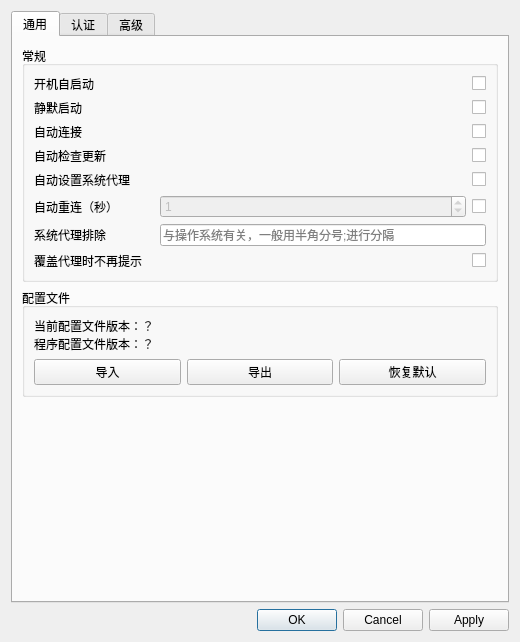
<?xml version="1.0" encoding="UTF-8"?>
<ui version="4.0">
 <class>SettingWindow</class>
 <widget class="QDialog" name="SettingWindow">
  <property name="enabled">
   <bool>true</bool>
  </property>
  <property name="geometry">
   <rect>
    <x>0</x>
    <y>0</y>
    <width>520</width>
    <height>642</height>
   </rect>
  </property>
  <property name="windowTitle">
   <string>设置</string>
  </property>
  <property name="styleSheet">
   <string notr="true"/>
  </property>
  <layout class="QVBoxLayout" name="verticalLayout">
   <item>
    <widget class="QTabWidget" name="tabWidget">
     <property name="locale">
      <locale language="Chinese" country="China"/>
     </property>
     <property name="currentIndex">
      <number>0</number>
     </property>
     <widget class="QWidget" name="generalTab">
      <attribute name="title">
       <string>通用</string>
      </attribute>
      <layout class="QGridLayout">
       <item row="7" column="0">
        <spacer name="commonTabVerticalSpacer">
         <property name="orientation">
          <enum>Qt::Orientation::Vertical</enum>
         </property>
         <property name="sizeHint" stdset="0">
          <size>
           <width>444</width>
           <height>108</height>
          </size>
         </property>
        </spacer>
       </item>
       <item row="3" column="0" rowspan="2">
        <widget class="QGroupBox" name="profileGroup">
         <property name="title">
          <string>配置文件</string>
         </property>
         <layout class="QGridLayout" name="gridLayout_5">
          <item row="1" column="1">
           <widget class="QPushButton" name="exportPushButton">
            <property name="text">
             <string>导出</string>
            </property>
           </widget>
          </item>
          <item row="0" column="0" colspan="3">
           <widget class="QLabel" name="configVersionLabel">
            <property name="text">
             <string>当前配置文件版本：？
程序配置文件版本：？</string>
            </property>
           </widget>
          </item>
          <item row="1" column="2">
           <widget class="QPushButton" name="resetDefaultPushButton">
            <property name="text">
             <string>恢复默认</string>
            </property>
           </widget>
          </item>
          <item row="1" column="0">
           <widget class="QPushButton" name="importPushButton">
            <property name="text">
             <string>导入</string>
            </property>
           </widget>
          </item>
         </layout>
        </widget>
       </item>
       <item row="1" column="0">
        <widget class="QGroupBox" name="commonGroup">
         <property name="title">
          <string>常规</string>
         </property>
         <layout class="QGridLayout" name="gridLayout_7">
          <item row="3" column="2">
           <widget class="QCheckBox" name="checkUpdateAfterStartCheckBox">
            <property name="text">
             <string/>
            </property>
           </widget>
          </item>
          <item row="0" column="2">
           <widget class="QCheckBox" name="autoStartCheckBox">
            <property name="text">
             <string/>
            </property>
           </widget>
          </item>
          <item row="1" column="2">
           <widget class="QCheckBox" name="silentStartCheckBox">
            <property name="text">
             <string/>
            </property>
           </widget>
          </item>
          <item row="5" column="0">
           <widget class="QLabel" name="zjuConnectTabLabel7">
            <property name="text">
             <string>自动重连（秒）</string>
            </property>
           </widget>
          </item>
          <item row="0" column="0">
           <widget class="QLabel" name="commonTabLable4">
            <property name="text">
             <string>开机自启动</string>
            </property>
           </widget>
          </item>
          <item row="5" column="2">
           <widget class="QCheckBox" name="autoReconnectCheckBox">
            <property name="text">
             <string/>
            </property>
            <property name="checked">
             <bool>false</bool>
            </property>
           </widget>
          </item>
          <item row="0" column="1" rowspan="6">
           <spacer name="horizontalSpacer_3">
            <property name="orientation">
             <enum>Qt::Orientation::Horizontal</enum>
            </property>
            <property name="sizeHint" stdset="0">
             <size>
              <width>0</width>
              <height>0</height>
             </size>
            </property>
           </spacer>
          </item>
          <item row="7" column="1" colspan="2">
           <widget class="QLineEdit" name="systemProxyBypassLineEdit">
            <property name="placeholderText">
             <string>与操作系统有关，一般用半角分号;进行分隔</string>
            </property>
           </widget>
          </item>
          <item row="1" column="0">
           <widget class="QLabel" name="commonTabLabelSilentStart">
            <property name="text">
             <string>静默启动</string>
            </property>
           </widget>
          </item>
          <item row="2" column="0">
           <widget class="QLabel" name="commonTabLable5">
            <property name="text">
             <string>自动连接</string>
            </property>
           </widget>
          </item>
          <item row="7" column="0">
           <widget class="QLabel" name="zjuConnectTabLabel11">
            <property name="text">
             <string>系统代理排除</string>
            </property>
           </widget>
          </item>
          <item row="3" column="0">
           <widget class="QLabel" name="commonTabLable6">
            <property name="text">
             <string>自动检查更新</string>
            </property>
           </widget>
          </item>
          <item row="4" column="2">
           <widget class="QCheckBox" name="autoSetProxyCheckBox">
            <property name="text">
             <string/>
            </property>
           </widget>
          </item>
          <item row="2" column="2">
           <widget class="QCheckBox" name="connectAfterStartCheckBox">
            <property name="text">
             <string/>
            </property>
           </widget>
          </item>
          <item row="4" column="0">
           <widget class="QLabel" name="commonTabLable4_2">
            <property name="text">
             <string>自动设置系统代理</string>
            </property>
           </widget>
          </item>
          <item row="5" column="1">
           <widget class="QSpinBox" name="reconnectTimeSpinBox">
            <property name="enabled">
             <bool>false</bool>
            </property>
            <property name="maximum">
             <number>86400</number>
            </property>
            <property name="value">
             <number>1</number>
            </property>
           </widget>
          </item>
          <item row="8" column="0">
           <widget class="QLabel" name="commonTabLabelSuppressProxyWarning">
            <property name="text">
             <string>覆盖代理时不再提示</string>
            </property>
           </widget>
          </item>
          <item row="8" column="2">
           <widget class="QCheckBox" name="suppressProxyOverrideWarningCheckBox">
            <property name="text">
             <string/>
            </property>
           </widget>
          </item>
          <item row="9" column="0">
           <spacer name="horizontalSpacer_4">
            <property name="orientation">
             <enum>Qt::Orientation::Horizontal</enum>
            </property>
            <property name="sizeType">
             <enum>QSizePolicy::Policy::Preferred</enum>
            </property>
            <property name="sizeHint" stdset="0">
             <size>
              <width>120</width>
              <height>0</height>
             </size>
            </property>
           </spacer>
          </item>
         </layout>
        </widget>
       </item>
      </layout>
     </widget>
     <widget class="QWidget" name="loginTab">
      <attribute name="title">
       <string>认证</string>
      </attribute>
      <layout class="QGridLayout" name="gridLayout_9">
       <item row="6" column="0">
        <spacer name="verticalSpacer_2">
         <property name="orientation">
          <enum>Qt::Orientation::Vertical</enum>
         </property>
         <property name="sizeHint" stdset="0">
          <size>
           <width>20</width>
           <height>40</height>
          </size>
         </property>
        </spacer>
       </item>
       <item row="1" column="0">
        <widget class="QGroupBox" name="commonGroupBox">
         <property name="title">
          <string>通用</string>
         </property>
         <layout class="QGridLayout" name="commonLayout">
          <item row="1" column="1">
           <widget class="QLineEdit" name="serverAddressLineEdit">
            <property name="text">
             <string>trust.hitsz.edu.cn</string>
            </property>
           </widget>
          </item>
          <item row="0" column="1" colspan="4">
           <layout class="QHBoxLayout" name="protocolLayout">
            <item>
             <widget class="QRadioButton" name="atrustRadioButton">
              <property name="text">
               <string>aTrust</string>
              </property>
              <property name="checked">
               <bool>true</bool>
              </property>
             </widget>
            </item>
            <item>
             <widget class="QRadioButton" name="easyconnectRadioButton">
              <property name="text">
               <string>EasyConnect</string>
              </property>
             </widget>
            </item>
           </layout>
          </item>
          <item row="2" column="1" colspan="4">
           <widget class="QLineEdit" name="usernameLineEdit">
            <property name="placeholderText">
             <string>VPN 账号</string>
            </property>
           </widget>
          </item>
          <item row="2" column="0">
           <widget class="QLabel" name="commonTabLable2">
            <property name="text">
             <string>账号</string>
            </property>
           </widget>
          </item>
          <item row="3" column="0">
           <widget class="QLabel" name="commonTabLable3">
            <property name="text">
             <string>密码</string>
            </property>
           </widget>
          </item>
          <item row="1" column="3" colspan="2">
           <widget class="QSpinBox" name="serverPortSpinBox">
            <property name="maximum">
             <number>65535</number>
            </property>
            <property name="value">
             <number>443</number>
            </property>
           </widget>
          </item>
          <item row="1" column="2">
           <widget class="QLabel" name="label">
            <property name="text">
             <string>:</string>
            </property>
           </widget>
          </item>
          <item row="1" column="0">
           <widget class="QLabel" name="zjuConnectTabLabel1">
            <property name="text">
             <string>服务器地址</string>
            </property>
           </widget>
          </item>
          <item row="0" column="0">
           <widget class="QLabel" name="protocolLabel">
            <property name="text">
             <string>协议</string>
            </property>
           </widget>
          </item>
          <item row="3" column="4">
           <widget class="QCheckBox" name="passwordVisibleCheckBox">
            <property name="sizePolicy">
             <sizepolicy hsizetype="Fixed" vsizetype="Fixed">
              <horstretch>0</horstretch>
              <verstretch>0</verstretch>
             </sizepolicy>
            </property>
            <property name="text">
             <string/>
            </property>
           </widget>
          </item>
          <item row="3" column="1" colspan="3">
           <widget class="QLineEdit" name="passwordLineEdit">
            <property name="echoMode">
             <enum>QLineEdit::EchoMode::Password</enum>
            </property>
            <property name="placeholderText">
             <string>VPN 密码</string>
            </property>
           </widget>
          </item>
         </layout>
        </widget>
       </item>
       <item row="5" column="0">
        <widget class="QGroupBox" name="extraAuthGroupBox">
         <property name="enabled">
          <bool>false</bool>
         </property>
         <property name="title">
          <string>EasyConnect 认证信息</string>
         </property>
         <layout class="QGridLayout" name="gridLayout">
          <item row="4" column="0">
           <spacer name="horizontalSpacer_5">
            <property name="orientation">
             <enum>Qt::Orientation::Horizontal</enum>
            </property>
            <property name="sizeType">
             <enum>QSizePolicy::Policy::Fixed</enum>
            </property>
            <property name="sizeHint" stdset="0">
             <size>
              <width>120</width>
              <height>0</height>
             </size>
            </property>
           </spacer>
          </item>
          <item row="2" column="1" colspan="2">
           <widget class="QLineEdit" name="certPasswordLineEdit">
            <property name="echoMode">
             <enum>QLineEdit::EchoMode::Password</enum>
            </property>
            <property name="placeholderText">
             <string>可选，证书密码</string>
            </property>
           </widget>
          </item>
          <item row="3" column="3">
           <widget class="QCheckBox" name="totpSecretVisibleCheckBox">
            <property name="sizePolicy">
             <sizepolicy hsizetype="Fixed" vsizetype="Fixed">
              <horstretch>0</horstretch>
              <verstretch>0</verstretch>
             </sizepolicy>
            </property>
            <property name="text">
             <string/>
            </property>
           </widget>
          </item>
          <item row="0" column="1">
           <widget class="QLineEdit" name="certFileLineEdit">
            <property name="placeholderText">
             <string>可选，p12/pfx 证书文件路径</string>
            </property>
           </widget>
          </item>
          <item row="2" column="0">
           <widget class="QLabel" name="certPasswordLabel">
            <property name="text">
             <string>证书密码</string>
            </property>
           </widget>
          </item>
          <item row="2" column="3">
           <widget class="QCheckBox" name="certPasswordVisibleCheckBox">
            <property name="sizePolicy">
             <sizepolicy hsizetype="Fixed" vsizetype="Fixed">
              <horstretch>0</horstretch>
              <verstretch>0</verstretch>
             </sizepolicy>
            </property>
            <property name="text">
             <string/>
            </property>
           </widget>
          </item>
          <item row="3" column="1" colspan="2">
           <widget class="QLineEdit" name="totpSecretLineEdit">
            <property name="echoMode">
             <enum>QLineEdit::EchoMode::Password</enum>
            </property>
            <property name="placeholderText">
             <string>可选，以通过 TOTP 验证器</string>
            </property>
           </widget>
          </item>
          <item row="0" column="2" colspan="2">
           <widget class="QPushButton" name="certFileBrowseButton">
            <property name="text">
             <string>浏览</string>
            </property>
           </widget>
          </item>
          <item row="3" column="0">
           <widget class="QLabel" name="zjuConnectTabLabel6_2">
            <property name="text">
             <string>TOTP 密钥</string>
            </property>
           </widget>
          </item>
          <item row="0" column="0">
           <widget class="QLabel" name="certFileLabel">
            <property name="text">
             <string>证书文件</string>
            </property>
           </widget>
          </item>
         </layout>
        </widget>
       </item>
       <item row="4" column="0">
        <widget class="QGroupBox" name="authInfoGroupBox">
         <property name="title">
          <string>aTrust 认证信息</string>
         </property>
         <layout class="QGridLayout" name="gridLayout_8">
          <item row="6" column="1" colspan="2">
           <layout class="QHBoxLayout" name="horizontalLayout">
            <item>
             <widget class="QLabel" name="label_6">
              <property name="text">
               <string>+</string>
              </property>
             </widget>
            </item>
            <item>
             <widget class="QLineEdit" name="countryCodeLineEdit">
              <property name="enabled">
               <bool>false</bool>
              </property>
              <property name="maximumSize">
               <size>
                <width>45</width>
                <height>16777215</height>
               </size>
              </property>
              <property name="placeholderText">
               <string>国家</string>
              </property>
             </widget>
            </item>
            <item>
             <widget class="QLabel" name="label_7">
              <property name="text">
               <string>-</string>
              </property>
             </widget>
            </item>
            <item>
             <widget class="QLineEdit" name="phoneNumberLineEdit">
              <property name="enabled">
               <bool>false</bool>
              </property>
              <property name="placeholderText">
               <string>手机号码，仅用于短信</string>
              </property>
             </widget>
            </item>
           </layout>
          </item>
          <item row="5" column="1" colspan="2">
           <widget class="QLineEdit" name="loginUrlLineEdit">
            <property name="enabled">
             <bool>false</bool>
            </property>
            <property name="text">
             <string/>
            </property>
            <property name="placeholderText">
             <string>可选，可自动生成，仅用于 CAS/OAuth2</string>
            </property>
           </widget>
          </item>
          <item row="5" column="0">
           <widget class="QLabel" name="label_4">
            <property name="text">
             <string>登录地址</string>
            </property>
           </widget>
          </item>
          <item row="7" column="0">
           <spacer name="horizontalSpacer">
            <property name="orientation">
             <enum>Qt::Orientation::Horizontal</enum>
            </property>
            <property name="sizeType">
             <enum>QSizePolicy::Policy::Preferred</enum>
            </property>
            <property name="sizeHint" stdset="0">
             <size>
              <width>120</width>
              <height>0</height>
             </size>
            </property>
           </spacer>
          </item>
          <item row="3" column="0">
           <widget class="QLabel" name="label_2">
            <property name="text">
             <string>登录域</string>
            </property>
           </widget>
          </item>
          <item row="6" column="0">
           <widget class="QLabel" name="label_5">
            <property name="text">
             <string>手机号码</string>
            </property>
           </widget>
          </item>
          <item row="0" column="2">
           <widget class="QCheckBox" name="manualConfigCheckBox">
            <property name="sizePolicy">
             <sizepolicy hsizetype="Fixed" vsizetype="Fixed">
              <horstretch>0</horstretch>
              <verstretch>0</verstretch>
             </sizepolicy>
            </property>
            <property name="text">
             <string>手动配置</string>
            </property>
           </widget>
          </item>
          <item row="0" column="0" colspan="2">
           <widget class="QPushButton" name="authSelectPushButton">
            <property name="sizePolicy">
             <sizepolicy hsizetype="Expanding" vsizetype="Fixed">
              <horstretch>0</horstretch>
              <verstretch>0</verstretch>
             </sizepolicy>
            </property>
            <property name="text">
             <string>配置认证方式</string>
            </property>
           </widget>
          </item>
          <item row="3" column="1" colspan="2">
           <widget class="QLineEdit" name="loginDomainLineEdit">
            <property name="enabled">
             <bool>false</bool>
            </property>
            <property name="sizePolicy">
             <sizepolicy hsizetype="Expanding" vsizetype="Fixed">
              <horstretch>1</horstretch>
              <verstretch>0</verstretch>
             </sizepolicy>
            </property>
            <property name="text">
             <string/>
            </property>
            <property name="placeholderText">
             <string>可自动获取，默认 local</string>
            </property>
           </widget>
          </item>
          <item row="1" column="1" colspan="2">
           <layout class="QHBoxLayout" name="horizontalLayout_2">
            <item>
             <widget class="QRadioButton" name="pswRadioButton">
              <property name="enabled">
               <bool>false</bool>
              </property>
              <property name="text">
               <string>密码</string>
              </property>
              <property name="checked">
               <bool>true</bool>
              </property>
             </widget>
            </item>
            <item>
             <widget class="QRadioButton" name="smsCheckCodeRadioButton">
              <property name="enabled">
               <bool>false</bool>
              </property>
              <property name="text">
               <string>短信</string>
              </property>
             </widget>
            </item>
            <item>
             <widget class="QRadioButton" name="casRadioButton">
              <property name="enabled">
               <bool>false</bool>
              </property>
              <property name="text">
               <string>CAS</string>
              </property>
             </widget>
            </item>
            <item>
             <widget class="QRadioButton" name="oauth2RadioButton">
              <property name="enabled">
               <bool>false</bool>
              </property>
              <property name="text">
               <string>OAuth2</string>
              </property>
             </widget>
            </item>
           </layout>
          </item>
          <item row="1" column="0">
           <widget class="QLabel" name="label_3">
            <property name="text">
             <string>认证方式</string>
            </property>
           </widget>
          </item>
         </layout>
        </widget>
       </item>
      </layout>
     </widget>
     <widget class="QWidget" name="zjuConnectTab">
      <attribute name="title">
       <string>高级</string>
      </attribute>
      <layout class="QGridLayout" name="gridLayout_3">
       <item row="8" column="1" colspan="3">
        <widget class="QLineEdit" name="shadowsocksUrlLineEdit">
         <property name="placeholderText">
          <string>不填则不启用，格式：ss://chiper:password@server:port</string>
         </property>
        </widget>
       </item>
       <item row="6" column="0">
        <widget class="QLabel" name="zjuConnectTabLabel5">
         <property name="text">
          <string>SOCKS5 代理端口</string>
         </property>
        </widget>
       </item>
       <item row="10" column="0">
        <widget class="QLabel" name="zjuConnectTabLabel6_3">
         <property name="text">
          <string>直连代理</string>
         </property>
        </widget>
       </item>
       <item row="5" column="1" colspan="3">
        <widget class="QSpinBox" name="dnsTTLSpinBox">
         <property name="maximum">
          <number>2147483647</number>
         </property>
         <property name="value">
          <number>3600</number>
         </property>
        </widget>
       </item>
       <item row="3" column="1">
        <widget class="QLineEdit" name="dnsLineEdit">
         <property name="placeholderText">
          <string>勾选自动，否则不应留空</string>
         </property>
        </widget>
       </item>
       <item row="4" column="1" colspan="3">
        <widget class="QLineEdit" name="secondaryDnsLineEdit">
         <property name="placeholderText">
          <string>不填则采用系统 DNS ，使用 DNS 劫持必须填写</string>
         </property>
        </widget>
       </item>
       <item row="8" column="0">
        <widget class="QLabel" name="zjuConnectTabLabel10">
         <property name="text">
          <string>Shadowsocks 代理</string>
         </property>
        </widget>
       </item>
       <item row="7" column="0">
        <widget class="QLabel" name="zjuConnectTabLabel6">
         <property name="text">
          <string>HTTP 代理端口</string>
         </property>
        </widget>
       </item>
       <item row="3" column="2" colspan="2">
        <widget class="QCheckBox" name="dnsAutoCheckBox">
         <property name="text">
          <string>自动</string>
         </property>
        </widget>
       </item>
       <item row="9" column="0">
        <widget class="QLabel" name="zjuConnectTabLabel12">
         <property name="text">
          <string>节点优选间隔（秒）</string>
         </property>
        </widget>
       </item>
       <item row="19" column="0" colspan="4">
        <widget class="QPushButton" name="portForwardingPushButton">
         <property name="text">
          <string>其他设置（端口转发、自定义参数等）</string>
         </property>
        </widget>
       </item>
       <item row="5" column="0">
        <widget class="QLabel" name="zjuConnectTabLabel9_2">
         <property name="text">
          <string>DNS TTL（秒）</string>
         </property>
        </widget>
       </item>
       <item row="20" column="0" colspan="4">
        <spacer name="verticalSpacer">
         <property name="orientation">
          <enum>Qt::Orientation::Vertical</enum>
         </property>
         <property name="sizeHint" stdset="0">
          <size>
           <width>20</width>
           <height>40</height>
          </size>
         </property>
        </spacer>
       </item>
       <item row="10" column="1" colspan="3">
        <widget class="QLineEdit" name="dialDirectProxyLineEdit">
         <property name="placeholderText">
          <string>直连情况下走的代理，支持：socks://... 或 http://...</string>
         </property>
        </widget>
       </item>
       <item row="3" column="0">
        <widget class="QLabel" name="zjuConnectTabLabel8">
         <property name="text">
          <string>DNS 服务器</string>
         </property>
        </widget>
       </item>
       <item row="15" column="0" colspan="4">
        <widget class="Line" name="line">
         <property name="orientation">
          <enum>Qt::Orientation::Horizontal</enum>
         </property>
        </widget>
       </item>
       <item row="4" column="0">
        <widget class="QLabel" name="zjuConnectTabLabel9">
         <property name="text">
          <string>备用 DNS</string>
         </property>
        </widget>
       </item>
       <item row="16" column="0" colspan="4">
        <layout class="QGridLayout" name="gridLayout_4">
         <item row="0" column="1">
          <widget class="QCheckBox" name="keepAliveCheckBox">
           <property name="text">
            <string>定时保活</string>
           </property>
          </widget>
         </item>
         <item row="1" column="1">
          <widget class="QCheckBox" name="disableServerConfigCheckBox">
           <property name="text">
            <string>忽略服务器配置</string>
           </property>
          </widget>
         </item>
         <item row="3" column="0">
          <widget class="QCheckBox" name="tunCheckBox">
           <property name="text">
            <string>TUN 模式</string>
           </property>
          </widget>
         </item>
         <item row="0" column="2">
          <widget class="QCheckBox" name="outsideAccessCheckBox">
           <property name="text">
            <string>允许外部访问</string>
           </property>
          </widget>
         </item>
         <item row="1" column="0">
          <widget class="QCheckBox" name="skipDomainResourceCheckBox">
           <property name="text">
            <string>忽略域名资源</string>
           </property>
          </widget>
         </item>
         <item row="1" column="2">
          <widget class="QCheckBox" name="proxyAllCheckBox">
           <property name="text">
            <string>代理全部流量</string>
           </property>
          </widget>
         </item>
         <item row="3" column="1">
          <widget class="QCheckBox" name="routeCheckBox">
           <property name="toolTip">
            <string>TUN 模式下有效</string>
           </property>
           <property name="text">
            <string>设置路由（TUN）</string>
           </property>
          </widget>
         </item>
         <item row="0" column="0">
          <widget class="QCheckBox" name="multiLineCheckBox">
           <property name="text">
            <string>自动选择线路</string>
           </property>
           <property name="autoExclusive">
            <bool>false</bool>
           </property>
           <property name="tristate">
            <bool>false</bool>
           </property>
          </widget>
         </item>
         <item row="3" column="2">
          <widget class="QCheckBox" name="dnsHijackCheckBox">
           <property name="toolTip">
            <string>TUN 模式下有效</string>
           </property>
           <property name="text">
            <string>DNS 劫持（TUN）</string>
           </property>
          </widget>
         </item>
         <item row="4" column="0">
          <widget class="QCheckBox" name="fakeIPCheckBox">
           <property name="toolTip">
            <string>aTrust 协议 TUN 模式下有效</string>
           </property>
           <property name="text">
            <string>Fake IP（TUN）</string>
           </property>
          </widget>
         </item>
         <item row="4" column="1">
          <widget class="QCheckBox" name="credentialsAsArgumentsCheckBox">
           <property name="toolTip">
            <string>不勾选则凭据以环境变量传递</string>
           </property>
           <property name="text">
            <string>凭据以参数传递</string>
           </property>
          </widget>
         </item>
         <item row="4" column="2">
          <widget class="QCheckBox" name="autoDetectInterfaceCheckBox">
           <property name="toolTip">
            <string>自动检测并绑定 VPN 底层网络接口</string>
           </property>
           <property name="text">
            <string>自动检测网口</string>
           </property>
          </widget>
         </item>
         <item row="2" column="2">
          <widget class="QCheckBox" name="debugCheckBox">
           <property name="text">
            <string>核心调试</string>
           </property>
          </widget>
         </item>
         <item row="2" column="1">
          <widget class="QCheckBox" name="zjuDefaultCheckBox">
           <property name="text">
            <string>ZJU 默认配置</string>
           </property>
          </widget>
         </item>
         <item row="2" column="0">
          <widget class="QCheckBox" name="disableDNSCheckBox">
           <property name="text">
            <string>禁用内部 DNS</string>
           </property>
          </widget>
         </item>
        </layout>
       </item>
       <item row="6" column="1" colspan="3">
        <widget class="QSpinBox" name="socks5PortSpinBox">
         <property name="maximum">
          <number>65535</number>
         </property>
         <property name="value">
          <number>11080</number>
         </property>
        </widget>
       </item>
       <item row="9" column="1" colspan="3">
        <widget class="QSpinBox" name="updateBestNodesIntervalSpinBox">
         <property name="maximum">
          <number>2147483647</number>
         </property>
         <property name="value">
          <number>300</number>
         </property>
        </widget>
       </item>
       <item row="7" column="1" colspan="3">
        <widget class="QSpinBox" name="httpPortSpinBox">
         <property name="maximum">
          <number>65535</number>
         </property>
         <property name="value">
          <number>11081</number>
         </property>
        </widget>
       </item>
       <item row="11" column="1" colspan="3">
        <widget class="QLineEdit" name="keepAliveUrlLineEdit">
         <property name="placeholderText">
          <string>用于定时保活的 URL，留空为 DNS 保活</string>
         </property>
        </widget>
       </item>
       <item row="11" column="0">
        <widget class="QLabel" name="zjuConnectTabLabel6_4">
         <property name="text">
          <string>定时保活 URL</string>
         </property>
        </widget>
       </item>
       <item row="12" column="1" colspan="3">
        <widget class="QLineEdit" name="bindInterfaceLineEdit">
         <property name="placeholderText">
          <string>用于建立连接的网络接口，留空为自动选择</string>
         </property>
        </widget>
       </item>
       <item row="12" column="0">
        <widget class="QLabel" name="zjuConnectTabLabel6_5">
         <property name="text">
          <string>绑定网络接口</string>
         </property>
        </widget>
       </item>
      </layout>
     </widget>
    </widget>
   </item>
   <item>
    <widget class="QDialogButtonBox" name="buttonBox">
     <property name="standardButtons">
      <set>QDialogButtonBox::StandardButton::Apply|QDialogButtonBox::StandardButton::Cancel|QDialogButtonBox::StandardButton::Ok</set>
     </property>
    </widget>
   </item>
  </layout>
 </widget>
 <tabstops>
  <tabstop>tabWidget</tabstop>
  <tabstop>usernameLineEdit</tabstop>
  <tabstop>passwordLineEdit</tabstop>
  <tabstop>serverAddressLineEdit</tabstop>
  <tabstop>serverPortSpinBox</tabstop>
  <tabstop>dnsLineEdit</tabstop>
  <tabstop>secondaryDnsLineEdit</tabstop>
  <tabstop>socks5PortSpinBox</tabstop>
  <tabstop>httpPortSpinBox</tabstop>
  <tabstop>multiLineCheckBox</tabstop>
  <tabstop>keepAliveCheckBox</tabstop>
  <tabstop>keepAliveUrlLineEdit</tabstop>
  <tabstop>bindInterfaceLineEdit</tabstop>
  <tabstop>outsideAccessCheckBox</tabstop>
  <tabstop>portForwardingPushButton</tabstop>
 </tabstops>
 <resources/>
 <connections>
  <connection>
   <sender>buttonBox</sender>
   <signal>rejected()</signal>
   <receiver>SettingWindow</receiver>
   <slot>reject()</slot>
   <hints>
    <hint type="sourcelabel">
     <x>239</x>
     <y>374</y>
    </hint>
    <hint type="destinationlabel">
     <x>242</x>
     <y>197</y>
    </hint>
   </hints>
  </connection>
  <connection>
   <sender>atrustRadioButton</sender>
   <signal>toggled(bool)</signal>
   <receiver>authInfoGroupBox</receiver>
   <slot>setEnabled(bool)</slot>
   <hints>
    <hint type="sourcelabel">
     <x>255</x>
     <y>72</y>
    </hint>
    <hint type="destinationlabel">
     <x>256</x>
     <y>186</y>
    </hint>
   </hints>
  </connection>
  <connection>
   <sender>dnsAutoCheckBox</sender>
   <signal>toggled(bool)</signal>
   <receiver>dnsLineEdit</receiver>
   <slot>setDisabled(bool)</slot>
   <hints>
    <hint type="sourcelabel">
     <x>445</x>
     <y>85</y>
    </hint>
    <hint type="destinationlabel">
     <x>282</x>
     <y>85</y>
    </hint>
   </hints>
  </connection>
  <connection>
   <sender>tunCheckBox</sender>
   <signal>toggled(bool)</signal>
   <receiver>routeCheckBox</receiver>
   <slot>setEnabled(bool)</slot>
   <hints>
    <hint type="sourcelabel">
     <x>108</x>
     <y>379</y>
    </hint>
    <hint type="destinationlabel">
     <x>256</x>
     <y>379</y>
    </hint>
   </hints>
  </connection>
  <connection>
   <sender>tunCheckBox</sender>
   <signal>toggled(bool)</signal>
   <receiver>dnsHijackCheckBox</receiver>
   <slot>setEnabled(bool)</slot>
   <hints>
    <hint type="sourcelabel">
     <x>108</x>
     <y>379</y>
    </hint>
    <hint type="destinationlabel">
     <x>405</x>
     <y>379</y>
    </hint>
   </hints>
  </connection>
  <connection>
   <sender>tunCheckBox</sender>
   <signal>toggled(bool)</signal>
   <receiver>fakeIPCheckBox</receiver>
   <slot>setEnabled(bool)</slot>
   <hints>
    <hint type="sourcelabel">
     <x>108</x>
     <y>379</y>
    </hint>
    <hint type="destinationlabel">
     <x>405</x>
     <y>410</y>
    </hint>
   </hints>
  </connection>
  <connection>
   <sender>autoReconnectCheckBox</sender>
   <signal>toggled(bool)</signal>
   <receiver>reconnectTimeSpinBox</receiver>
   <slot>setEnabled(bool)</slot>
   <hints>
    <hint type="sourcelabel">
     <x>463</x>
     <y>173</y>
    </hint>
    <hint type="destinationlabel">
     <x>311</x>
     <y>173</y>
    </hint>
   </hints>
  </connection>
  <connection>
   <sender>manualConfigCheckBox</sender>
   <signal>toggled(bool)</signal>
   <receiver>loginDomainLineEdit</receiver>
   <slot>setEnabled(bool)</slot>
   <hints>
    <hint type="sourcelabel">
     <x>445</x>
     <y>185</y>
    </hint>
    <hint type="destinationlabel">
     <x>319</x>
     <y>215</y>
    </hint>
   </hints>
  </connection>
  <connection>
   <sender>manualConfigCheckBox</sender>
   <signal>toggled(bool)</signal>
   <receiver>pswRadioButton</receiver>
   <slot>setEnabled(bool)</slot>
   <hints>
    <hint type="sourcelabel">
     <x>445</x>
     <y>185</y>
    </hint>
    <hint type="destinationlabel">
     <x>196</x>
     <y>244</y>
    </hint>
   </hints>
  </connection>
  <connection>
   <sender>manualConfigCheckBox</sender>
   <signal>toggled(bool)</signal>
   <receiver>smsCheckCodeRadioButton</receiver>
   <slot>setEnabled(bool)</slot>
   <hints>
    <hint type="sourcelabel">
     <x>445</x>
     <y>185</y>
    </hint>
    <hint type="destinationlabel">
     <x>278</x>
     <y>244</y>
    </hint>
   </hints>
  </connection>
  <connection>
   <sender>manualConfigCheckBox</sender>
   <signal>toggled(bool)</signal>
   <receiver>casRadioButton</receiver>
   <slot>setEnabled(bool)</slot>
   <hints>
    <hint type="sourcelabel">
     <x>445</x>
     <y>185</y>
    </hint>
    <hint type="destinationlabel">
     <x>360</x>
     <y>244</y>
    </hint>
   </hints>
  </connection>
  <connection>
   <sender>manualConfigCheckBox</sender>
   <signal>toggled(bool)</signal>
   <receiver>oauth2RadioButton</receiver>
   <slot>setEnabled(bool)</slot>
   <hints>
    <hint type="sourcelabel">
     <x>445</x>
     <y>185</y>
    </hint>
    <hint type="destinationlabel">
     <x>442</x>
     <y>244</y>
    </hint>
   </hints>
  </connection>
  <connection>
   <sender>easyconnectRadioButton</sender>
   <signal>toggled(bool)</signal>
   <receiver>extraAuthGroupBox</receiver>
   <slot>setEnabled(bool)</slot>
   <hints>
    <hint type="sourcelabel">
     <x>256</x>
     <y>114</y>
    </hint>
    <hint type="destinationlabel">
     <x>256</x>
     <y>539</y>
    </hint>
   </hints>
  </connection>
  <connection>
   <sender>smsCheckCodeRadioButton</sender>
   <signal>toggled(bool)</signal>
   <receiver>countryCodeLineEdit</receiver>
   <slot>setEnabled(bool)</slot>
   <hints>
    <hint type="sourcelabel">
     <x>276</x>
     <y>392</y>
    </hint>
    <hint type="destinationlabel">
     <x>186</x>
     <y>465</y>
    </hint>
   </hints>
  </connection>
  <connection>
   <sender>smsCheckCodeRadioButton</sender>
   <signal>toggled(bool)</signal>
   <receiver>phoneNumberLineEdit</receiver>
   <slot>setEnabled(bool)</slot>
   <hints>
    <hint type="sourcelabel">
     <x>276</x>
     <y>392</y>
    </hint>
    <hint type="destinationlabel">
     <x>357</x>
     <y>465</y>
    </hint>
   </hints>
  </connection>
  <connection>
   <sender>manualConfigCheckBox</sender>
   <signal>toggled(bool)</signal>
   <receiver>loginUrlLineEdit</receiver>
   <slot>setEnabled(bool)</slot>
   <hints>
    <hint type="sourcelabel">
     <x>452</x>
     <y>312</y>
    </hint>
    <hint type="destinationlabel">
     <x>319</x>
     <y>407</y>
    </hint>
   </hints>
  </connection>
 </connections>
</ui>
